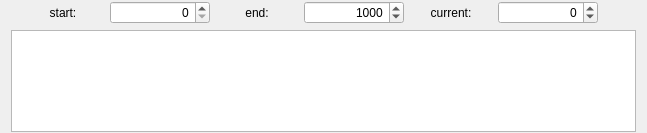
<?xml version="1.0" encoding="UTF-8"?>
<ui version="4.0">
 <class>QTTimeLineWidget</class>
 <widget class="QWidget" name="QTTimeLineWidget">
  <property name="geometry">
   <rect>
    <x>0</x>
    <y>0</y>
    <width>647</width>
    <height>133</height>
   </rect>
  </property>
  <property name="windowTitle">
   <string>QTTimeLineWidget</string>
  </property>
  <layout class="QGridLayout" name="gridLayout">
   <property name="topMargin">
    <number>1</number>
   </property>
   <property name="bottomMargin">
    <number>1</number>
   </property>
   <item row="1" column="0">
    <widget class="QGraphicsView" name="graphicsView">
     <property name="mouseTracking">
      <bool>true</bool>
     </property>
    </widget>
   </item>
   <item row="0" column="0">
    <widget class="QWidget" name="widget" native="true">
     <layout class="QHBoxLayout" name="horizontalLayout">
      <property name="topMargin">
       <number>0</number>
      </property>
      <property name="bottomMargin">
       <number>0</number>
      </property>
      <item>
       <widget class="QLabel" name="label">
        <property name="maximumSize">
         <size>
          <width>40</width>
          <height>16777215</height>
         </size>
        </property>
        <property name="text">
         <string>start:</string>
        </property>
        <property name="alignment">
         <set>Qt::AlignCenter</set>
        </property>
       </widget>
      </item>
      <item>
       <widget class="QSpinBox" name="start">
        <property name="minimumSize">
         <size>
          <width>100</width>
          <height>0</height>
         </size>
        </property>
        <property name="maximumSize">
         <size>
          <width>100</width>
          <height>16777215</height>
         </size>
        </property>
        <property name="alignment">
         <set>Qt::AlignRight|Qt::AlignTrailing|Qt::AlignVCenter</set>
        </property>
       </widget>
      </item>
      <item>
       <widget class="QLabel" name="label_2">
        <property name="maximumSize">
         <size>
          <width>40</width>
          <height>16777215</height>
         </size>
        </property>
        <property name="text">
         <string>end:</string>
        </property>
        <property name="alignment">
         <set>Qt::AlignCenter</set>
        </property>
       </widget>
      </item>
      <item>
       <widget class="QSpinBox" name="end">
        <property name="minimumSize">
         <size>
          <width>100</width>
          <height>0</height>
         </size>
        </property>
        <property name="maximumSize">
         <size>
          <width>100</width>
          <height>16777215</height>
         </size>
        </property>
        <property name="alignment">
         <set>Qt::AlignRight|Qt::AlignTrailing|Qt::AlignVCenter</set>
        </property>
        <property name="maximum">
         <number>1000000</number>
        </property>
        <property name="value">
         <number>1000</number>
        </property>
       </widget>
      </item>
      <item>
       <widget class="QLabel" name="label_3">
        <property name="maximumSize">
         <size>
          <width>40</width>
          <height>16777215</height>
         </size>
        </property>
        <property name="text">
         <string>current:</string>
        </property>
        <property name="alignment">
         <set>Qt::AlignCenter</set>
        </property>
       </widget>
      </item>
      <item>
       <widget class="QSpinBox" name="current">
        <property name="minimumSize">
         <size>
          <width>100</width>
          <height>0</height>
         </size>
        </property>
        <property name="maximumSize">
         <size>
          <width>100</width>
          <height>16777215</height>
         </size>
        </property>
        <property name="alignment">
         <set>Qt::AlignRight|Qt::AlignTrailing|Qt::AlignVCenter</set>
        </property>
        <property name="minimum">
         <number>-1000000</number>
        </property>
        <property name="maximum">
         <number>100000</number>
        </property>
       </widget>
      </item>
     </layout>
    </widget>
   </item>
  </layout>
 </widget>
 <layoutdefault spacing="6" margin="11"/>
 <resources/>
 <connections/>
</ui>
